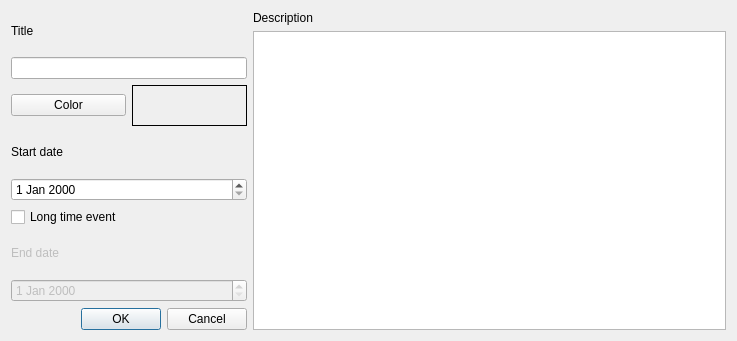
<?xml version="1.0" encoding="UTF-8"?>
<ui version="4.0">
 <class>NewEvent</class>
 <widget class="QDialog" name="NewEvent">
  <property name="geometry">
   <rect>
    <x>0</x>
    <y>0</y>
    <width>737</width>
    <height>341</height>
   </rect>
  </property>
  <property name="windowTitle">
   <string>Dialog</string>
  </property>
  <layout class="QHBoxLayout" name="horizontalLayout_3">
   <item>
    <layout class="QHBoxLayout" name="horizontalLayout_2" stretch="1,2">
     <item>
      <layout class="QVBoxLayout" name="verticalLayout">
       <item>
        <widget class="QLabel" name="label_2">
         <property name="text">
          <string>Title</string>
         </property>
        </widget>
       </item>
       <item>
        <widget class="QLineEdit" name="Title"/>
       </item>
       <item>
        <layout class="QHBoxLayout" name="horizontalLayout">
         <item>
          <widget class="QPushButton" name="pushButton">
           <property name="text">
            <string>Color</string>
           </property>
          </widget>
         </item>
         <item>
          <widget class="QLabel" name="showColor">
           <property name="autoFillBackground">
            <bool>true</bool>
           </property>
           <property name="frameShape">
            <enum>QFrame::Box</enum>
           </property>
           <property name="text">
            <string/>
           </property>
          </widget>
         </item>
        </layout>
       </item>
       <item>
        <widget class="QLabel" name="label">
         <property name="text">
          <string>Start date</string>
         </property>
        </widget>
       </item>
       <item>
        <widget class="QDateEdit" name="StartDate"/>
       </item>
       <item>
        <widget class="QCheckBox" name="LongTime">
         <property name="text">
          <string>Long time event</string>
         </property>
        </widget>
       </item>
       <item>
        <widget class="QLabel" name="LongTimeLabel">
         <property name="enabled">
          <bool>false</bool>
         </property>
         <property name="text">
          <string>End date</string>
         </property>
        </widget>
       </item>
       <item>
        <widget class="QDateEdit" name="EndDate">
         <property name="enabled">
          <bool>false</bool>
         </property>
        </widget>
       </item>
       <item>
        <widget class="QDialogButtonBox" name="buttonBox">
         <property name="orientation">
          <enum>Qt::Horizontal</enum>
         </property>
         <property name="standardButtons">
          <set>QDialogButtonBox::Cancel|QDialogButtonBox::Ok</set>
         </property>
        </widget>
       </item>
      </layout>
     </item>
     <item>
      <layout class="QVBoxLayout" name="verticalLayout_2">
       <item>
        <widget class="QLabel" name="label_3">
         <property name="text">
          <string>Description</string>
         </property>
        </widget>
       </item>
       <item>
        <widget class="QTextEdit" name="textEdit"/>
       </item>
      </layout>
     </item>
    </layout>
   </item>
  </layout>
 </widget>
 <resources/>
 <connections>
  <connection>
   <sender>buttonBox</sender>
   <signal>rejected()</signal>
   <receiver>NewEvent</receiver>
   <slot>reject()</slot>
   <hints>
    <hint type="sourcelabel">
     <x>316</x>
     <y>260</y>
    </hint>
    <hint type="destinationlabel">
     <x>286</x>
     <y>274</y>
    </hint>
   </hints>
  </connection>
 </connections>
</ui>
